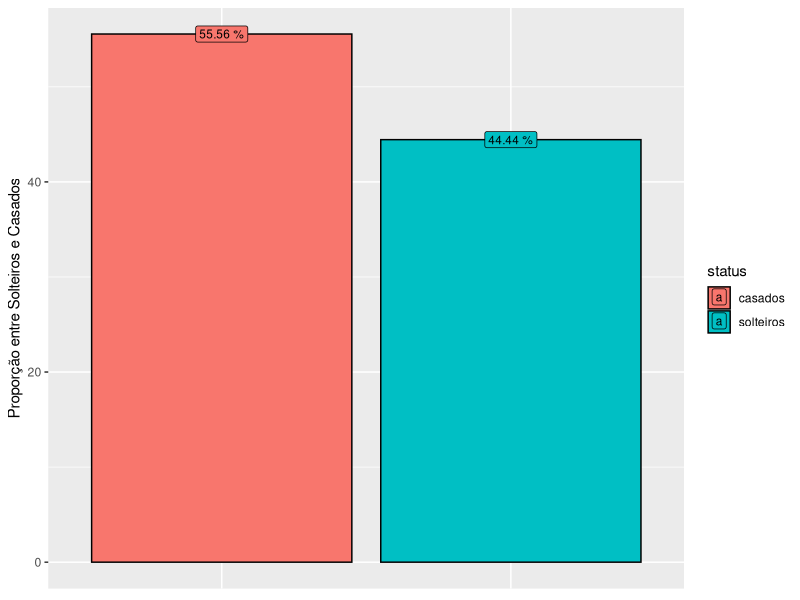
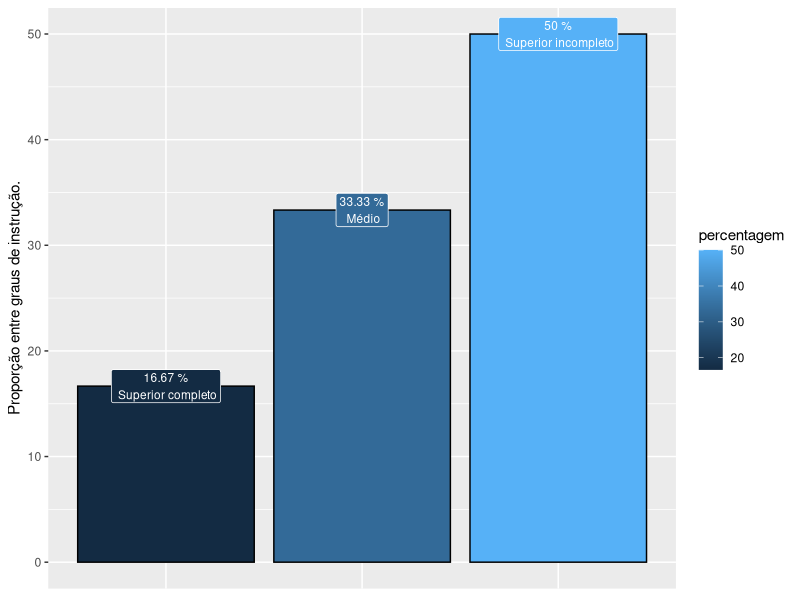
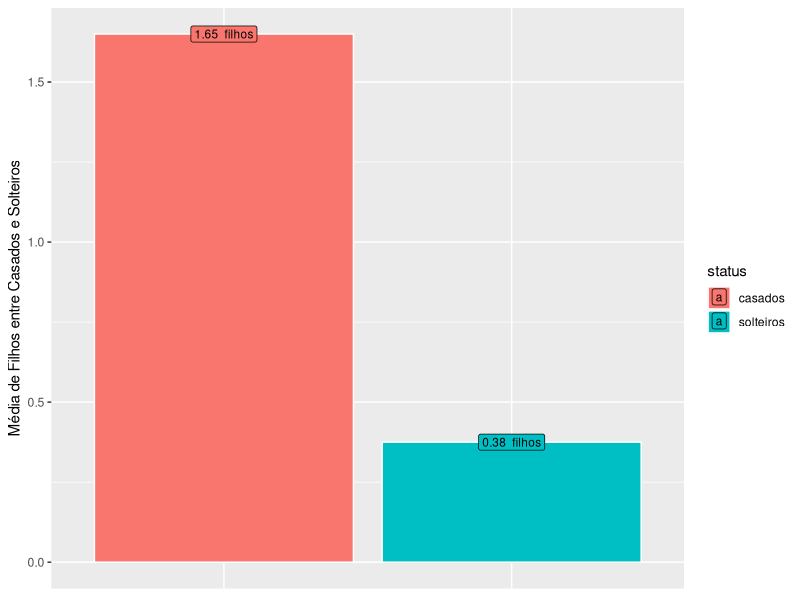

Write the R code that produced these figures, in order.
# install.packages("ggplot2")
library(ggplot2)
library(ggrepel)
library(gridExtra)
library(reshape2)
library(scales)
options("scipen"=999, "digits"=4)
data_db <- read.csv("exercicio.csv", header=T)

# SOLTEIROS VS CASADOS--------------------------------------------------------
solteiros_percent <- (NROW(subset(data_db, ESTCIVIL==1)) / NROW(data_db)) * 100
casados_percent <- (NROW(subset(data_db, ESTCIVIL==2)) / NROW(data_db)) * 100
solt_cas_pcent <- data.frame(status=c("casados", "solteiros"),
                             percentagem=c(casados_percent, solteiros_percent))
ggplot(solt_cas_pcent, aes(x=status, y=percentagem, fill=status, 
                           label=paste(round(percentagem, digits=2),"%"))) +
  geom_bar(position='dodge', stat='identity', color='black') +
  theme(axis.title.x=element_blank(),
        axis.text.x=element_blank(),
        axis.ticks.x=element_blank()) +
  labs(y="Proporção entre Solteiros e Casados") +
  geom_label(position="stack", size=3)
#------------------------------------------------------------------------------


# GRAU DE INSTRUÇÃO------------------------------------------------------------
instru1 <- (NROW(subset(data_db, INSTRUCAO==1)) / NROW(data_db)) * 100
instru2 <- (NROW(subset(data_db, INSTRUCAO==2)) / NROW(data_db)) * 100
instru3 <- (NROW(subset(data_db, INSTRUCAO==3)) / NROW(data_db)) * 100
ensino_data <- data.frame(grauDeEnsino=c("Médio", "Superior incompleto", "Superior completo"),
                          percentagem=c(instru1, instru2, instru3))

ggplot(ensino_data, aes(x=reorder(grauDeEnsino, percentagem), y=percentagem, fill=percentagem, 
                           label=paste(round(percentagem, digits=2),"%\n", grauDeEnsino))) +
  geom_bar(position='dodge', stat='identity', color='black') +
  theme(axis.title.x=element_blank(),
        axis.text.x=element_blank(),
        axis.ticks.x=element_blank()) +
  labs(y="Proporção entre graus de instrução.") +
  geom_label(position="stack", size=3, color="white")
#------------------------------------------------------------------------------

# NÚMEROS DE FILHOS ENTRE CASADOS VS SOLTEIROS---------------------------------
solteiros_media_filhos <- sum(subset(data_db, ESTCIVIL==1)$FILHOS) / NROW(subset(data_db, ESTCIVIL==1))
casados_media_filhos <- sum(subset(data_db, ESTCIVIL==2)$FILHOS) / NROW(subset(data_db, ESTCIVIL==2))
media_filhos_data <- data.frame(status=c("solteiros", "casados"),
                                percentagem=c(solteiros_media_filhos, casados_media_filhos))
ggplot(media_filhos_data, aes(x=status, y=percentagem, fill=status, 
                              label=paste(round(percentagem, digits=2)," filhos"))) +
  geom_bar(position='dodge', stat='identity', color='white') +
  theme(axis.title.x=element_blank(),
        axis.text.x=element_blank(),
        axis.ticks.x=element_blank()) +
  labs(y="Média de Filhos entre Casados e Solteiros") +
  geom_label(position="stack", size=3)
#------------------------------------------------------------------------------

